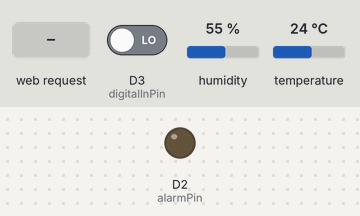
The sketch below on a simulated ESP8266 (NodeMCU). Shown: output pins drawn as LEDs (lit = HIGH). The test bench sets the inputs (shaded band); at power-on: D3 (digitalInPin) LOW, humidity 55 %, temperature 24 °C. WiFi joins after 1.5 s; servers stay silent unless stated; network time is answered at once with the bench clock; the local clock reads 2024-03-15 10:24:30 at power-on unless the sketch sets it; what the sketch prints to the serial monitor is not drawn.

Above: at 3.3 s.
3.4 s: HTTP request GET / received
Timing chart, 0 to 6.4 s (numbered marks = the images above; inputs shaded):
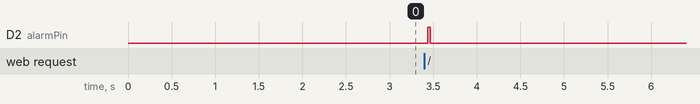

Measured:
- after the input at 3.4 s, D2 (alarmPin): LOW → HIGH at once, → LOW 0.03 s later

The sketch:

NodeMCU_SoriGame.ino
```cpp
// AE 12/14/19 - using NODEMCU to implement simple "Sori" game
//
// some server concepts from: https://lastminuteengineers.com/esp8266-dht11-dht22-web-server-tutorial/
//

#include <ESP8266WiFi.h>
#include <ESP8266WebServer.h>
// add for time support
#include <NTPClient.h>
#include <WiFiUdp.h>
// added DHT11 temp and humidity sensor
#include "DHT.h"

DHT dht;

// Define NTP Client to get time
WiFiUDP ntpUDP;
NTPClient timeClient(ntpUDP);

// Variables to save date and time
String formattedDate;
String dayStamp;
String timeStamp;


/*Put your SSID & Password*/
const char* ssid = "asdfgbvcxz";
const char* password = "2w3e4r5tdolly";
const int analogInPin = A0;   // ESP8266 Analog pin ADC0 = A0
const int digitalInPin = 0;  // ESP8266 digital pin 0 equates to D3 on nodemcu board
const int alarmPin = D2;       // audio alarm on connect
const int dhtPin = D1;         // pin for reading values for temperature/humidity sensor
int iInputValue = 0;          // value read from analog input
bool bLightState = false;     // toggle for holding result of light state reading
int iDigitalInValue = 0;

unsigned long ulMyScore = 1;
unsigned long ulYourScore = 0;

ESP8266WebServer server(80);

unsigned long i = 0;          // bogus "attempt" counter for Louie

float Temperature;


void setup() {
  Serial.begin(9600);
  delay(100);

  pinMode(digitalInPin, INPUT);   // reads light state from light control board
  pinMode(alarmPin, OUTPUT);      // alarm pin
  Serial.println("Connecting to ");
  Serial.println(ssid);

  //connect to network
  WiFi.begin(ssid, password);

  //check wi-fi is connected to wi-fi network
  while (WiFi.status() != WL_CONNECTED) {
  delay(1000);
  Serial.print(".");
  }
  Serial.println("");
  Serial.println("WiFi connected..!");
  Serial.print("Got IP: ");  Serial.println(WiFi.localIP());

  server.on("/", handle_OnConnect);
  server.onNotFound(handle_NotFound);

  server.begin();
  Serial.println("HTTP server started");

// Initialize a NTPClient to get time
  timeClient.begin();
  // Set offset time in seconds to adjust for your timezone, for example:
  // GMT +1 = 3600
  // GMT +8 = 28800
  // GMT -1 = -3600
  // GMT 0 = 0


  timeClient.setTimeOffset(0);

  dht.setup(dhtPin);

}
void loop() {

  server.handleClient();

}

void handle_OnConnect() {

  iInputValue = analogRead(analogInPin);    // get water level reading
  iDigitalInValue = digitalRead(digitalInPin); // get light state
  Serial.print(iInputValue);
  Serial.print("\t");
  Serial.println(iDigitalInValue);

  server.send(200, "text/html", SendHTML(iInputValue,iDigitalInValue));
  digitalWrite(alarmPin,HIGH);
  delay(30);
  digitalWrite(alarmPin,LOW);


}

void handle_NotFound(){
  server.send(404, "text/plain", "Not found");
}

String SendHTML(int iValue, bool bLightState){

  /********* NTP stuff from:
    Rui Santos
    Complete project details at https://randomnerdtutorials.com
    Based on the NTP Client library example
  *********/

  while(!timeClient.update()) {
    timeClient.forceUpdate();
  }
  // The formattedDate comes with the following format:
  // 2018-05-28T16:00:13Z
  // We need to extract date and time
  formattedDate = timeClient.getFormattedDate();
  // Extract date
  int splitT = formattedDate.indexOf("T");
  dayStamp = formattedDate.substring(0, splitT);
  // Extract time
  timeStamp = formattedDate.substring(splitT+1, formattedDate.length()-1);

  float f = dht.toFahrenheit(dht.getTemperature());
  float h = dht.getHumidity();

  String ptr = "<!DOCTYPE html> <html>\n";

    ptr +="<head><meta name=\"viewport\" content=\"width=device-width, initial-scale=1.0, user-scalable=no\">\n";
    ptr +="<title>Sori Interface V2.3</title>\n";
    ptr +="<style>html { font-family: Helvetica; display: inline-block; margin: 0px auto; text-align: center;}\n";
    ptr +="body{margin-top: 50px;} h1 {color: #444444;margin: 50px auto 30px;}\n";
    ptr +="p {font-size: 24px;color: #444444;margin-bottom: 10px;}\n";
    ptr +="</style>\n";
    ptr +="</head>\n";
    ptr +="<body>\n";
    ptr +="<div id=\"webpage\">\n";
    ptr +="<h1>Game score summary:</h1>\n";


    // limit score
    if(ulMyScore > 1000000000)
    {
      ptr +="<p> You lose - game reset";
      ulMyScore = 1;
      ulYourScore = 0;
    }
    else
    {
      // express behavior and adjust score
      switch(millis() % 217)
      {
        case(1):
              ptr +="<p> Incorrect response time - try again";
              break;
        case(2):
              ptr +="<p> Are you trying to annoy me?";
              ulMyScore +=2;
              break;
        case(3):
              ptr +="<p> Too much light for that operation";
              break;
        case(4):
              ptr +="<p> Score reduced due to improper response";
              ulYourScore = ulYourScore / 2;
              break;
        case(5):
        case(6):
              ptr +="<p> Incorrect lValue - bad move...";
              ulMyScore *=2;
              break;
        case(7):
              ptr +="<p> Condition 4 score boost";
              ulYourScore = ulMyScore -1;
              break;

        case(8):
              ptr +="<p> D10 sensor value lock";
              break;
        case(9):
              ptr +="<p> Move Code password is:  RuNID10T";
              break;
        case(10):
              ptr +="<p> Unlock not available at this time";
              break;
        case(11):
              ptr +="<p> Condition 3 penalty";
              ulYourScore = 1;
              break;
        default:
              ptr +="<p> I win this round ...try again";
              ulMyScore ++;
              ulYourScore ++;
      }
    }

    //  Display Scores
    ptr +="<p>My Score: ";
    ptr +=ulMyScore;
    ptr +="<p>Your Score: ";
    ptr +=ulYourScore;
    ptr +="</p>";

    ptr +="<p>Enter your MoveCode:  ___ ";


    // display other information
    ptr +="<p>wValue: ";
    ptr +=int(float(iValue)/10.23); // water level from sensor
    ptr +="%</p>";

    ptr +="<p>hValue: ";
    ptr += h;                   // humidity from sensor
    ptr +="   tValue: ";
    ptr +=f;                    // temperature from sensor
    ptr +="</p>";
    ptr +="<p>lValue: ";
    ptr += millis() % 13796;    // random-like number from millis
    ptr +="</p>";

    ptr +="<p>iValue: ";
    ptr += ++i;
    ptr +="</p>";

    ptr +="<p>";
    ptr +=dayStamp;
    ptr +=" ";
    ptr +=timeStamp;
    ptr +=" UTC";

    ptr +="</div>\n";
    ptr +="</body>\n";
    ptr +="</html>\n";

  return ptr;
}
```
